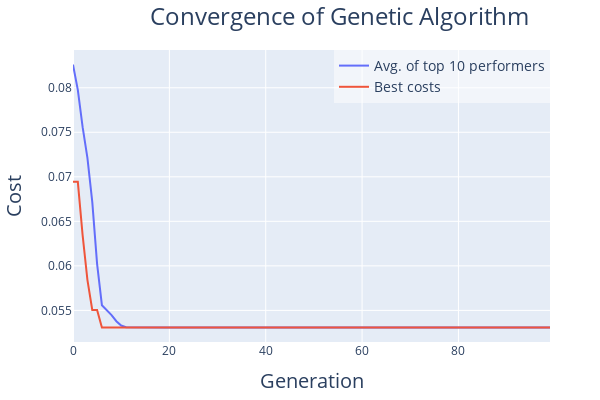

The code cell stored with this chart in its notebook:
### Markdown cell above
Plot the genetic algorithm convergence plot

### Code cell
visualizer.plot_optimization_results()
